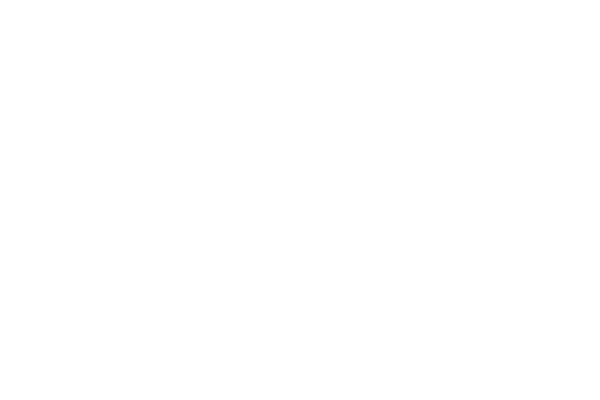
Frame 1 (no input)
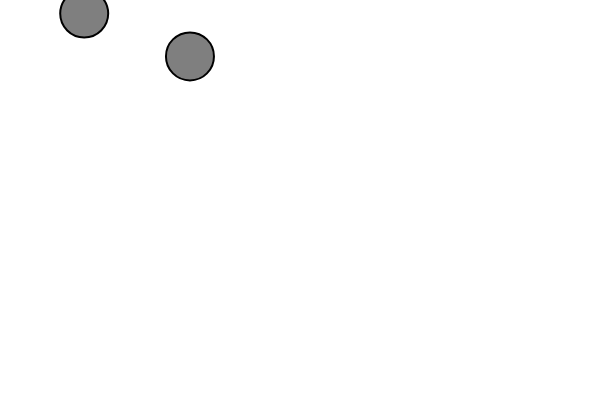
Frame 60 (no input)
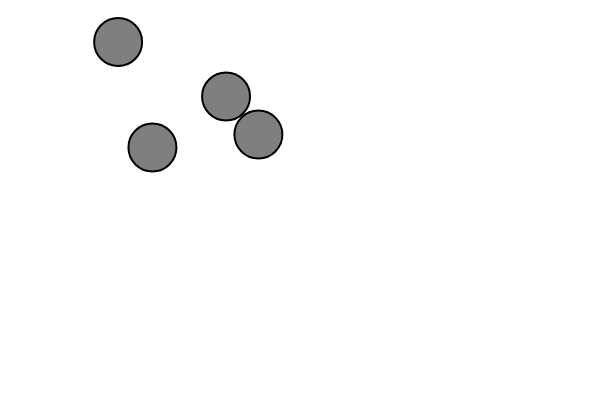
Frame 120 (the mouse pressed at the canvas centre since frame 60)

The p5.js sketch that drew these frames (run headless with seeded random() and noise() and a simulated clock; from frame 60 on, the mouse is pressed at the canvas centre):

// p5.js sketch
// ── sketch.js
// The Nature of Code
// Daniel Shiffman
// http://natureofcode.com

let w = [];

let total = 0;

function setup() {
    createCanvas(600, 400);

    w = new Array(10);
    for (let i = 0; i < w.length; i++) {
        w[i] = new Walker(); 
    }
}

function draw() {
    background(255);
    let o = int(map(mouseX,0,width,1,8));
    noiseDetail(o, 0.3);

    if (frameCount % 30 === 0) {
        total += 1;
        if (total > w.length - 1) {
            total = w.length - 1;
        }
    }

    for (let i = 0; i < total; i++) {
        w[i].walk();
        w[i].display();
    }
}
// ── walker.js
// The Nature of Code
// Daniel Shiffman
// http://natureofcode.com

// A random walker class!
class Walker {
    constructor() {
        this.position = createVector(width / 2, height / 2);
        this.noff = createVector(random(1000), random(1000));
    }

    display() {
        strokeWeight(2);
        fill(127);
        stroke(0);
        ellipse(this.position.x, this.position.y, 48, 48);      
    }

    // Randomly move up, down, left, right, or stay in one place
    walk() {    
        this.position.x = map(noise(this.noff.x),0,1,0,width);
        this.position.y = map(noise(this.noff.y),0,1,0,height);
        
        this.noff.x += 0.01;
        this.noff.y += 0.01;
    }
}
